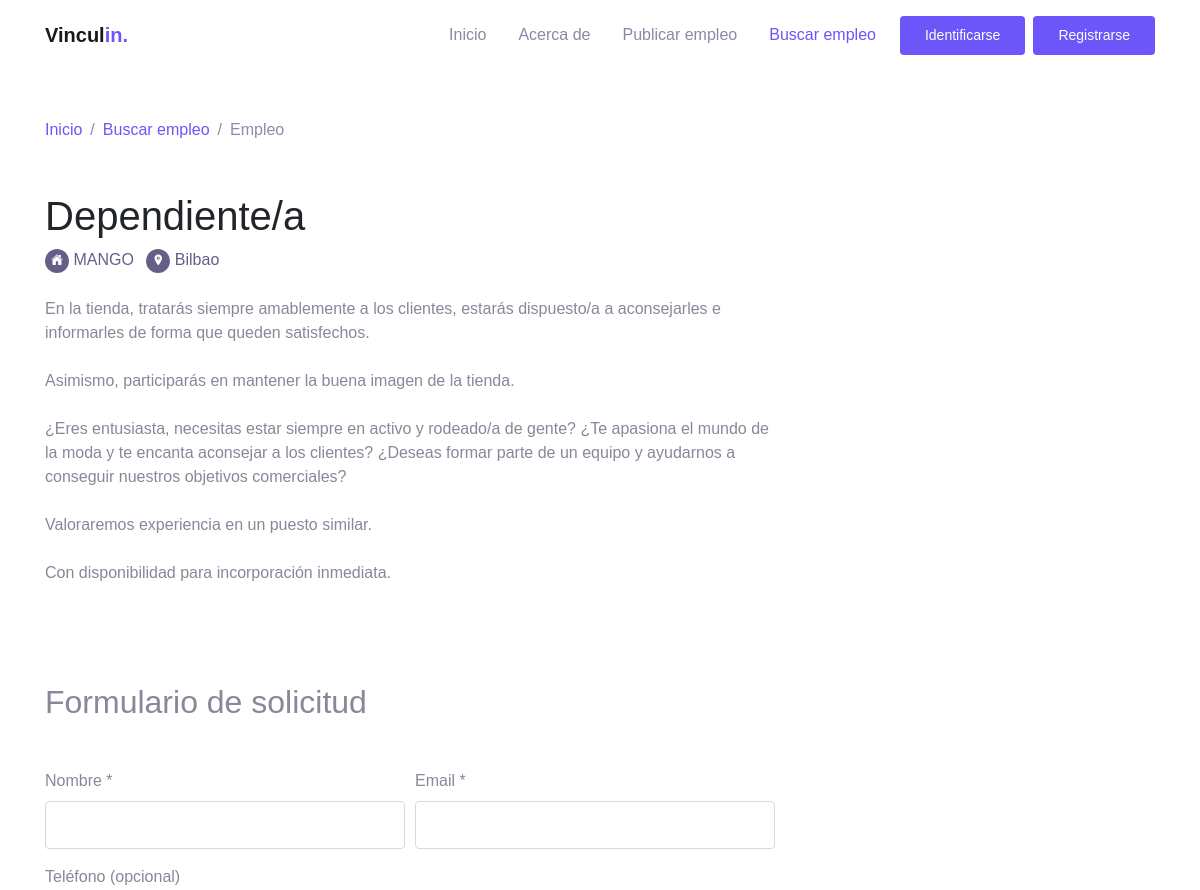
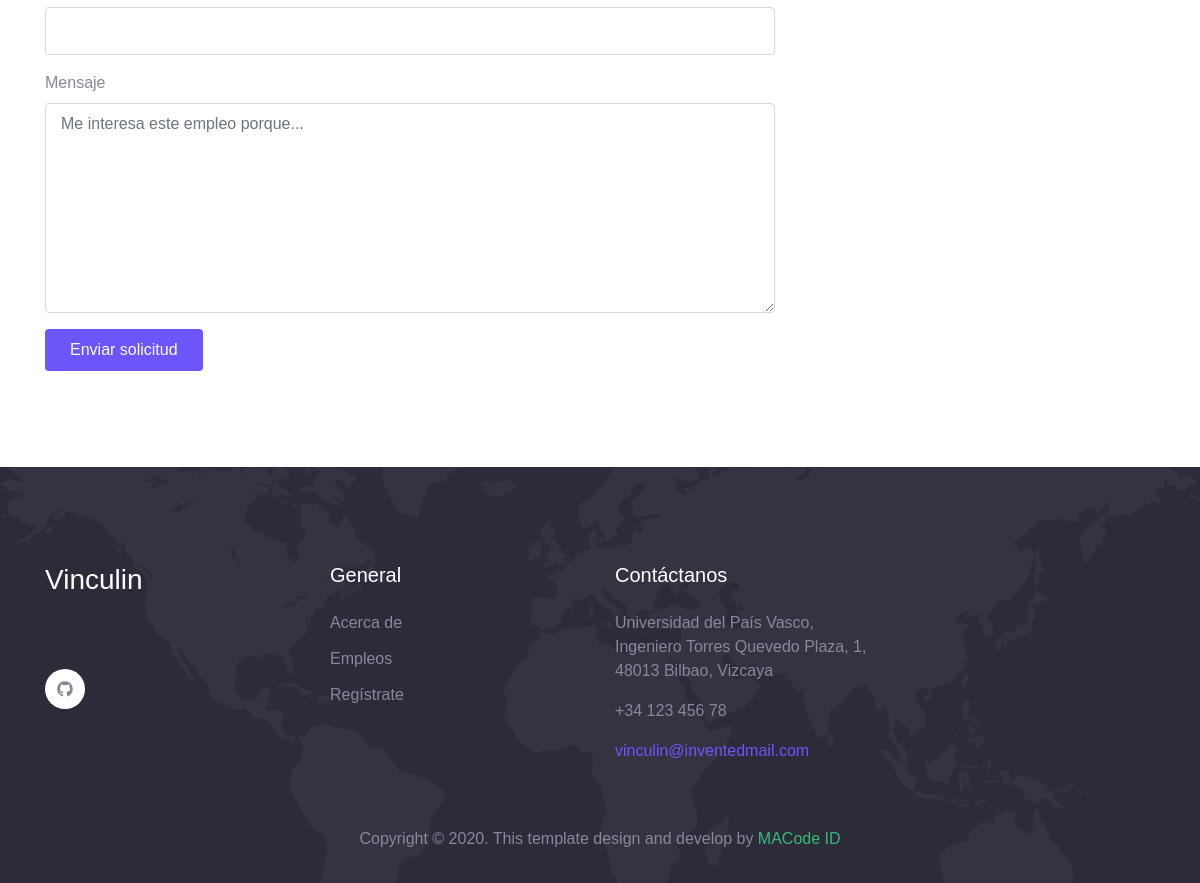
Page /app/html/job-view.php?id=3 on the committed database (2 pictures, top to bottom).
### tables this page shows
CREATE TABLE `Empleo` (
  `id` int(11) NOT NULL,
  `Email` varchar(64) NOT NULL,
  `Titulo` varchar(100) NOT NULL,
  `Empresa` varchar(50) NOT NULL,
  `Localidad` varchar(25) NOT NULL,
  `Descripcion` text NOT NULL
);

### app/html/job-view.php (the view, shortened to what this page needs)
<?php
if (isset($_SESSION['usuario'])) {
    $out = '<div class="dropdown"><button class="btn btn-secondary dropdown-toggle" type="button" id="dropdownMenu2" data-toggle="dropdown" aria-haspopup="true" aria-expanded="false">Mi Perfil</button><div class="dropdown-menu" aria-labelledby="dropdownMenu2"><a class="dropdown-item" href="datos-usuario.php" type="button">Mis datos</a><a class="dropdown-item" href="logout.php" type="button">Cerrar sesión</a></div></div>';
} else {
    $out = '<li class="nav-item"> <a class="btn btn-primary ml-lg-2" href="login.html">Identificarse</a></li><li class="nav-item"><a class="btn btn-primary ml-lg-2" href="signup.php">Registrarse</a></li>';
}
?>
<!DOCTYPE html>
<html lang="en">
<head>
    <link rel="stylesheet" href="./assets/css/maicons.css">
    <link rel="stylesheet" href="./assets/css/bootstrap.css">
    <link rel="stylesheet" href="./assets/vendor/animate/animate.css">
    <link rel="stylesheet" href="./assets/css/theme.css">
</head>
<?
$hostname = "db";
$username = "admin";
$password = "test";
$db = "database";
$con = new mysqli($hostname, $username, $password);
$con->select_db($db);
$id = $_GET['id'];
$datos =$con->prepare("SELECT * FROM `Empleo` WHERE `id` = ?");
$datos->bind_param("i",$id);
$datos->execute();
$result=$datos->get_result();
$row = $result->fetch_assoc();
?>
<body>
    <header>
        <nav class="navbar navbar-expand-lg navbar-light bg-white sticky" data-offset="300">
            <div class="container">
                <a href="index.php" class="navbar-brand">Vincul<span class="text-primary">in.</span></a>
                <div class="navbar-collapse collapse" id="navbarContent">
                    <ul class="navbar-nav ml-auto">
                        <li class="nav-item">
                            <a class="nav-link" href="index.php">Inicio</a>
                        </li>
                        <li class="nav-item">
                            <a class="nav-link" href="about.php">Acerca de</a>
                        </li>
                        <li class="nav-item">
                            <a class="nav-link" href="job-form.php">Publicar empleo</a>
                        </li>
                        <li class="nav-item active">
                            <a class="nav-link" href="jobs.php">Buscar empleo</a>
                        </li>
                        <?php echo $out ?>
                    </ul>
                </div>
            </div>
        </nav>
    </header>
    <div class="page-section pt-5">
        <div class="container">
            <nav aria-label="Breadcrumb">
                <ul class="breadcrumb p-0 mb-0 bg-transparent">
                    <li class="breadcrumb-item"><a href="index.php">Inicio</a></li>
                    <li class="breadcrumb-item"><a href="jobs.php">Buscar empleo</a></li>
                    <li class="breadcrumb-item active">Empleo</li>
                </ul>
            </nav>
            <div class="row">
                <div class="col-lg-8">
                    <div class="blog-single-wrap">
                        <h1 class="post-title"><? echo $row["Titulo"]; ?></h1>
                        <div class="post-meta">
                            <div class="post-date">
                                <span class="icon">
                                    <span class="mai-home"></span>
                                </span> <a href="#"><? echo $row["Empresa"]; ?></a>
                            </div>
                            <div class="post-comment-count ml-2">
                                <span class="icon">
                                    <span class="mai-location"></span>
                                </span> <a href="#"><? echo $row["Localidad"]; ?></a>
                            </div>
                        </div>
                        <div class="post-content">
                            <?echo nl2br($row["Descripcion"]);?>
                        </div>
                    </div>
                    <div class="comment-form-wrap pt-5">
                        <h2 class="mb-5">Formulario de solicitud</h2>
                        <form action="#" class="">
                            <div class="form-row form-group">
                                <div class="col-md-6">
                                    <label for="name">Nombre *</label>
                                    <input type="text" class="form-control" id="name" required="required">
                                </div>
                                <div class="col-md-6">
                                    <label for="email">Email *</label>
                                    <input type="email" class="form-control" id="email" required="required">
                                </div>
                            </div>
                            <div class="form-group">
                                <label for="website">Teléfono (opcional)</label>
                                <input type="phone" class="form-control" id="website">
                            </div>
                            <div class="form-group">
                                <label for="message">Mensaje</label>
                                <textarea name="msg" id="message" cols="30" rows="8" class="form-control" placeholder="Me interesa este empleo porque..." required="required"></textarea>
                            </div>
                            <div class="form-group">
                                <a class="btn btn-primary" href="job-view.php?id=<?php echo $id ?>">Enviar solicitud</a>
                            </div>
                        </form>
                    </div>
                </div>
            </div>
        </div>
    </div>
    <footer class="page-footer bg-image" style="background-image: url(./assets/img/world_pattern.svg);">
        <div class="container">
            <div class="row mb-5">
                <div class="col-lg-3 py-3">
                    <h3>Vinculin</h3>
                    <br>
                    <br>
                    <div class="social-media-button">
                        <a href="https://github.com/DannyelYankee/Vinculin" target="_blank"><span class="mai-logo-github"></span></a>
                    </div>
                </div>
                <div class="col-lg-3 py-3">
                    <h5>General</h5>
                    <ul class="footer-menu">
                        <li><a href="./about.php">Acerca de</a></li>
                        <li><a href="./jobs.php">Empleos</a></li>
                        <li><a href="./signup.php">Regístrate</a></li>
                    </ul>
                </div>
                <div class="col-lg-3 py-3">
                    <h5>Contáctanos</h5>
                    <p>Universidad del País Vasco, Ingeniero Torres Quevedo Plaza, 1, 48013 Bilbao, Vizcaya</p>
                    <p>+34 123 456 78</p>
                    <a href="mailto:vinculin@inventedmail.com" title="Enviar correo electronico">vinculin@inventedmail.com</a>
                </div>
            </div>
            <p class="text-center" id="copyright">Copyright &copy; 2020. This template design and develop by <a href="https://macodeid.com/" target="_blank">MACode ID</a></p>
        </div>
    </footer>
</body>
</html>

### app/html/assets/css/theme.css (style rules this page uses)
:root { --primary: #6C55F9; --accent: #FF3D85; --secondary: #645F88; --success: #35bb78; --info: #05B4E1; --warning: #FAC14D; --danger: #FF4943; --grey: #B4B2C5; --dark: #2D2B3A; --light: #F6F5FC; }
body { font-family: "Work Sans", sans-serif; line-height: 1.5; color: #2D2B3A; }
a { color: #6C55F9; text-decoration: none; background-color: transparent; }
.text-primary { color: #6C55F9 !important; }
.btn-primary { color: #fff; background-color: #6C55F9; border-color: transparent; }
.btn { padding: 8px 24px; }
.breadcrumb { font-weight: 500; background-color: #f8f9fa; }
.breadcrumb .breadcrumb-item.active { color: #8e8aad; }
.breadcrumb .breadcrumb-item + .breadcrumb-item::before { color: #8e8aad; }
.navbar { min-height: 70px; }
.navbar.sticky { z-index: 1080; }
.navbar-brand { font-weight: 600; padding-top: 10px; padding-bottom: 10px; }
.navbar-nav { margin-top: 10px; border-top: 1px solid #e4e7ee; flex-shrink: 0; }
.navbar-nav .nav-link { transition: all .2s ease; }
.navbar-nav .btn { font-size: 14px; }
.navbar-light .navbar-nav .nav-link { color: rgba(100, 95, 136, 0.75); }
.navbar-light .navbar-nav .show > .nav-link, .navbar-light .navbar-nav .active > .nav-link, .navbar-light .navbar-nav .nav-link.show, .navbar-light .navbar-nav .nav-link.active { font-weight: 500; color: #6C55F9; }
@media (min-width: 992px) { .navbar-expand-lg .navbar-nav { margin-top: 0; border-top: none; } }
@media (min-width: 992px) { .navbar-expand-lg .navbar-nav .nav-link { padding-right: 16px; padding-left: 16px; } }
@media (min-width: 992px) { .navbar-expand-lg .navbar-nav { align-items: center; } }
.form-control { padding: 8px 15px; height: calc(1.5em + 1.375rem + 2px); border-color: #d6dbd9; }
.bg-image { position: relative; background-position: center center; background-size: cover; background-repeat: no-repeat; }
.bg-image > * { position: relative; z-index: 10; }
.page-section { position: relative; padding-top: 80px; padding-bottom: 80px; color: #898798; overflow: hidden; }
.page-footer { position: relative; display: block; padding-top: 80px; padding-bottom: 16px; background-color: #2D2B3A; }
.page-footer p a { color: #35bb78; transition: color .2s ease; }
.page-footer h3, .page-footer h4, .page-footer h5 { color: #fff; margin-bottom: 24px; }
.page-footer p { color: #898798; }
.footer-menu { position: relative; padding-left: 0; list-style: none; }
.footer-menu li { margin-bottom: 12px; }
.footer-menu a, .footer-link { color: #898798; }
.social-media-button a { display: inline-block; width: 40px; height: 40px; line-height: 44px; text-align: center; border-radius: 50%; background-color: #fff; color: #898798; transition: all .2s linear; }
.blog-single-wrap { display: block; padding: 50px 0; }
.blog-single-wrap .post-title { font-weight: 500; color: #212529; }
.blog-single-wrap .post-meta { display: block; margin-bottom: 24px; }
.blog-single-wrap .post-meta .icon { display: inline-block; width: 24px; height: 24px; line-height: 24px; border-radius: 50%; font-size: 12px; text-align: center; background-color: #645F88; color: #fff; }
.blog-single-wrap .post-meta .post-date, .blog-single-wrap .post-meta .post-comment-count { display: inline-block; }
.blog-single-wrap .post-meta .post-date a, .blog-single-wrap .post-meta .post-comment-count a { color: #645F88; }

### rows in the picture
empleo: Titulo "Dependiente/a", Empresa "MANGO", Localidad "Bilbao", Descripcion "En la tienda, tratarás siempre amablemente a los clientes, estarás dispuesto/a a aconsejarles e informarles de forma que queden satisfechos. Asimismo, participarás en mantener la buena imagen de la tienda. ¿Eres entusiasta, necesitas estar siempre en activo y rodeado/a de gente? ¿Te apasiona el mundo de la moda y te encanta aconsejar a los clientes? ¿Deseas formar parte de un equipo y ayudarnos a conseguir nuestros objetivos comerciales? Valoraremos experiencia en un puesto similar. Con disponibilidad para incorporación inmediata."
